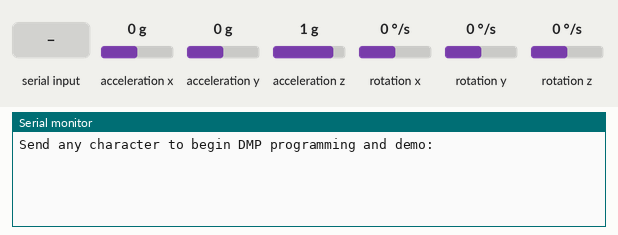
Recording of a sketch running on a simulated Arduino Uno, built with avr-gcc and run on an emulated ATmega328P. On the bench: the last lines printed to the serial monitor. The test bench sets the inputs (shaded band); at power-on: acceleration x 0 g, acceleration y 0 g, acceleration z 1 g, rotation x 0 °/s, rotation y 0 °/s, rotation z 0 °/s. No radio packets arrive unless stated.

Above: at 0.9 s.
1.0 s: "1" received over Serial
At 1.7 s:
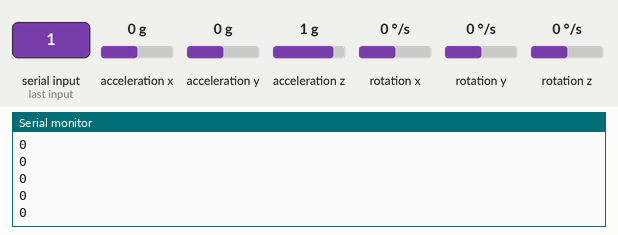
3.0 s: acceleration x set to -1.4 g
At 3.5 s:
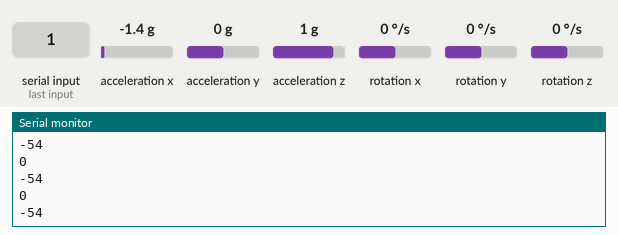
4.5 s: acceleration y set to -1.4 g
At 5.4 s:
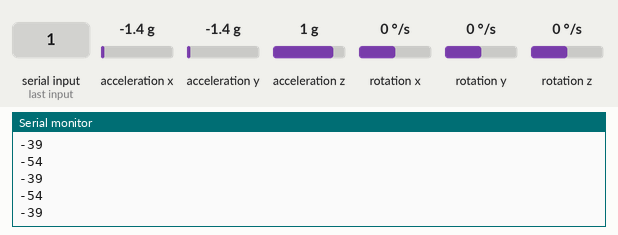
6.0 s: acceleration z set to -1.4 g
At 6.9 s:
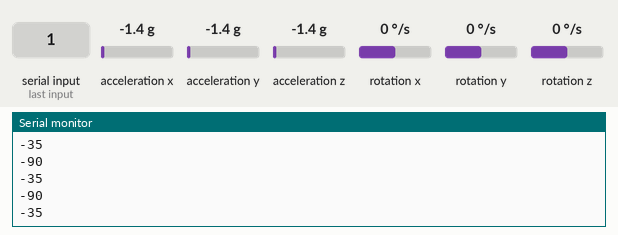
Timing chart, 0 to 8.5 s (numbered marks = the images above; inputs shaded):
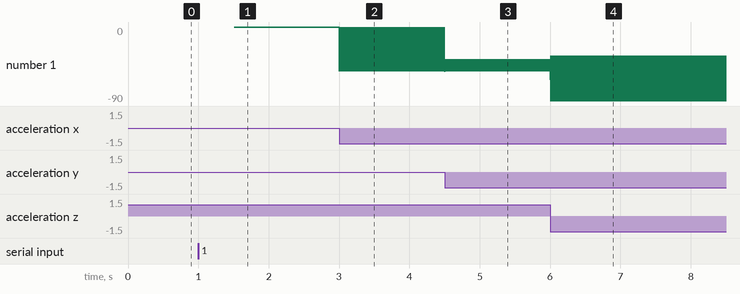

Measured:
- after the input at 1.0 s, the serial monitor: prints a new line at once (image 1)
- after the input at 3.0 s, the serial monitor: prints a new line at once (image 2)
- after the input at 4.5 s, the serial monitor: prints a new line at once (image 3)
- after the input at 6.0 s, the serial monitor: prints a new line at once (image 4)
- plotted number 1: 0 → -54 after the input at 3.0 s, -54 → -39 after the input at 4.5 s, -39 → -35 after the input at 6.0 s

The sketch:

Transmitter.ino
```cpp
#include "I2Cdev.h"
#include "MPU6050_6Axis_MotionApps20.h"
#include <SPI.h>
#include <nRF24L01.h>
#include <RF24.h>
#define PRINT_DEBUG

#if I2CDEV_IMPLEMENTATION == I2CDEV_ARDUINO_WIRE
    #include "Wire.h"
#endif

MPU6050 mpu;
bool dmpReady = false;
uint8_t devStatus;
uint16_t packetSize;
uint8_t fifoBuffer[64];
Quaternion q;
VectorFloat gravity;
float ypr[3];


const uint64_t pipeOut = 0xF9E8F0F0E1LL;
RF24 radio(8, 9);

struct PacketData
{
  byte xAxisValue;
  byte yAxisValue;
} data;

void setupRadioTransmitter()
{
  radio.begin();
  radio.setDataRate(RF24_250KBPS);
  radio.openWritingPipe(pipeOut);
  radio.stopListening();

  data.xAxisValue = 127; // Center
  data.yAxisValue = 127; // Center
}


void setupMPU()
{
  #if I2CDEV_IMPLEMENTATION == I2CDEV_ARDUINO_WIRE
      Wire.begin();
      Wire.setClock(400000);
  #elif I2CDEV_IMPLEMENTATION == I2CDEV_BUILTIN_FASTWIRE
      Fastwire::setup(400, true);
  #endif

  #ifdef PRINT_DEBUG
    Serial.begin(115200);
    while (!Serial);
  #endif

  mpu.initialize();

  #ifdef PRINT_DEBUG
    Serial.println(F("\nSend any character to begin DMP programming and demo: "));
    while (Serial.available() && Serial.read());
    while (!Serial.available());
    while (Serial.available() && Serial.read());
    Serial.println(F("Initializing DMP..."));
  #endif

  devStatus = mpu.dmpInitialize();

  if (devStatus == 0)
  {
      mpu.CalibrateAccel(6);
      mpu.CalibrateGyro(6);
      mpu.PrintActiveOffsets();
      mpu.setDMPEnabled(true);

      dmpReady = true;

      // get expected DMP packet size for later comparison
      packetSize = mpu.dmpGetFIFOPacketSize();
  }
  else
  {
      #ifdef PRINT_DEBUG
        Serial.print(F("DMP Initialization failed (code "));
        Serial.print(devStatus);
        Serial.println(F(")"));
      #endif
  }
}


void setup()
{
  setupRadioTransmitter();
  setupMPU();
}

void loop()
{
  if (!dmpReady) return;
  if (mpu.dmpGetCurrentFIFOPacket(fifoBuffer))
  {
    mpu.dmpGetQuaternion(&q, fifoBuffer);
    mpu.dmpGetGravity(&gravity, &q);
    mpu.dmpGetYawPitchRoll(ypr, &q, &gravity);

    int xAxisValue = constrain(ypr[2] * 180/M_PI, -90, 90);
    int yAxisValue = constrain(ypr[1] * 180/M_PI, -90, 90);
    data.xAxisValue = map(xAxisValue, -90, 90, 0, 254);
    data.yAxisValue = map(yAxisValue, -90, 90, 254, 0);

    radio.write(&data, sizeof(PacketData));

    #ifdef PRINT_DEBUG
      Serial.println(xAxisValue);
      Serial.println(yAxisValue);
    #endif
  }
}
```
